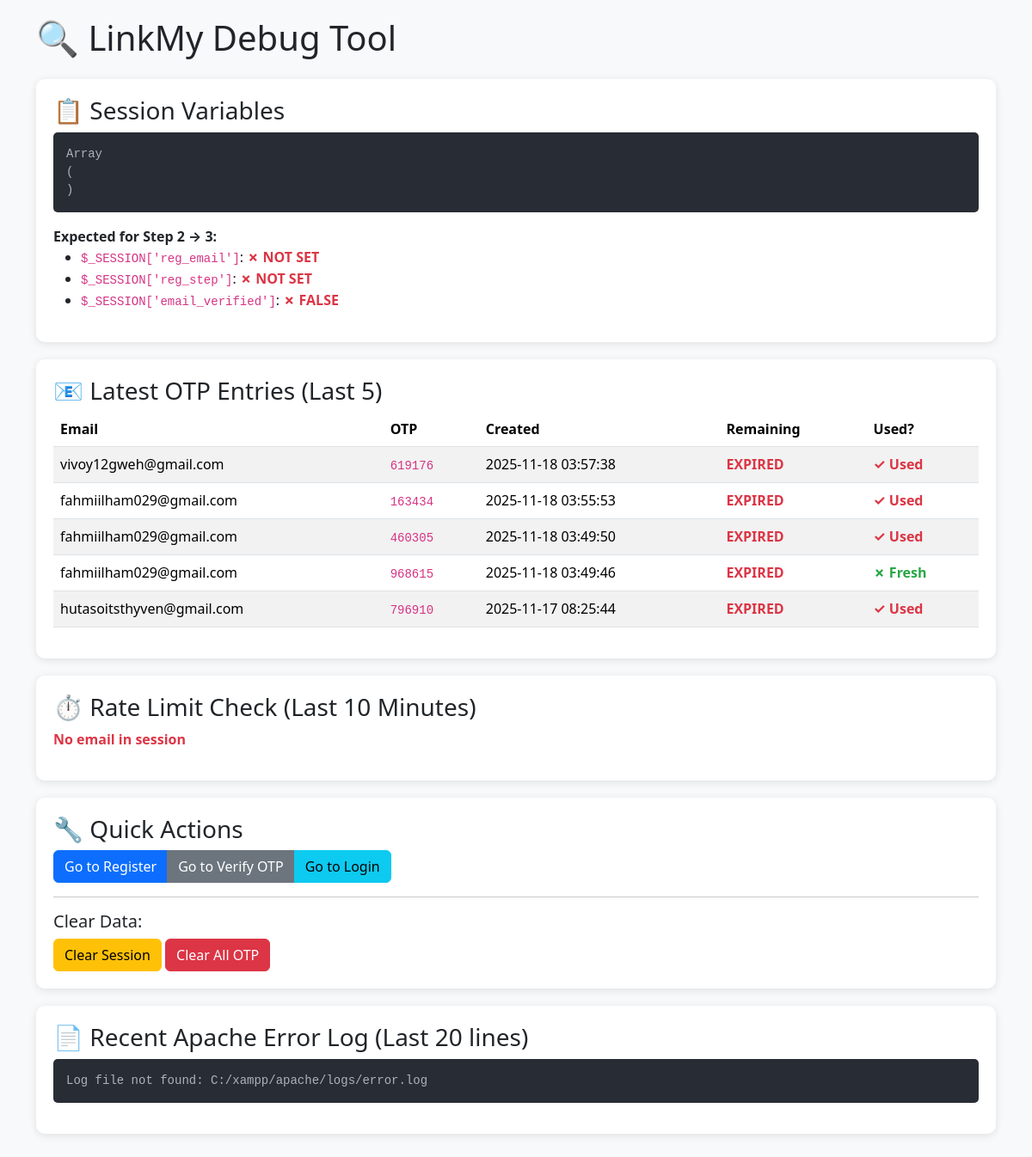
/cekidot.php, run on the app's committed database.
### tables this page shows
CREATE TABLE `email_verifications` (
  `id` int NOT NULL,
  `email` varchar(100) NOT NULL,
  `otp_code` varchar(6) NOT NULL,
  `created_at` timestamp NOT NULL DEFAULT CURRENT_TIMESTAMP,
  `expires_at` timestamp NULL DEFAULT NULL,
  `is_used` tinyint(1) DEFAULT '0',
  `ip_address` varchar(45) DEFAULT NULL,
  `verification_type` enum('email','slug_change') DEFAULT 'email' COMMENT 'Type of verification: email registration or slug change'
);

### cekidot.php (the view, shortened to what this page needs)
<?php
require_once 'config/db.php';
?>
<!DOCTYPE html>
<html lang="id">
<head>
    <link href="assets/bootstrap-5.3.8-dist/bootstrap-5.3.8-dist/css/bootstrap.min.css" rel="stylesheet">
</head>
<body>
    <div class="container">
        <h1 class="mb-4">🔍 LinkMy Debug Tool</h1>
        <div class="debug-card">
            <h3>📋 Session Variables</h3>
            <pre><?php print_r($_SESSION); ?></pre>
            <div class="mt-3">
                <strong>Expected for Step 2 → 3:</strong>
                <ul>
                    <li>
                        <code>$_SESSION['reg_email']</code>:
                        <?php echo isset($_SESSION['reg_email']) ? '<span class="status-ok">✓ SET</span>' : '<span class="status-error">✗ NOT SET</span>'; ?>
                    </li>
                    <li>
                        <code>$_SESSION['reg_step']</code>:
                        <?php echo isset($_SESSION['reg_step']) ? '<span class="status-ok">✓ ' . $_SESSION['reg_step'] . '</span>' : '<span class="status-error">✗ NOT SET</span>'; ?>
                    </li>
                    <li>
                        <code>$_SESSION['email_verified']</code>:
                        <?php echo isset($_SESSION['email_verified']) && $_SESSION['email_verified'] ? '<span class="status-ok">✓ TRUE</span>' : '<span class="status-error">✗ FALSE</span>'; ?>
                    </li>
                </ul>
            </div>
        </div>
        <div class="debug-card">
            <h3>📧 Latest OTP Entries (Last 5)</h3>
            <?php
            $stmt = $conn->prepare("
                SELECT
                    email,
                    otp_code,
                    created_at,
                    expires_at,
                    is_used,
                    TIMESTAMPDIFF(SECOND, NOW(), expires_at) as seconds_remaining
                FROM email_verifications
                ORDER BY created_at DESC
                LIMIT 5
            ");
            $stmt->execute();
            $result = $stmt->get_result();
            ?>
            <table class="table table-striped">
                <thead>
                    <tr>
                        <th>Email</th>
                        <th>OTP</th>
                        <th>Created</th>
                        <th>Remaining</th>
                        <th>Used?</th>
                    </tr>
                </thead>
                <tbody>
                    <?php while ($row = $result->fetch_assoc()): ?>
                        <tr>
                            <td><?php echo htmlspecialchars($row['email']); ?></td>
                            <td><code><?php echo $row['otp_code']; ?></code></td>
                            <td><?php echo $row['created_at']; ?></td>
                            <td>
                                <?php
                                if ($row['seconds_remaining'] > 0) {
                                    echo '<span class="status-ok">' . $row['seconds_remaining'] . 's</span>';
                                } else {
                                    echo '<span class="status-error">EXPIRED</span>';
                                }
                                ?>
                            </td>
                            <td>
                                <?php echo $row['is_used'] ? '<span class="status-error">✓ Used</span>' : '<span class="status-ok">✗ Fresh</span>'; ?>
                            </td>
                        </tr>
                    <?php endwhile; ?>
                </tbody>
            </table>
        </div>
        <div class="debug-card">
            <h3>⏱️ Rate Limit Check (Last 10 Minutes)</h3>
            <?php
            if (isset($_SESSION['reg_email'])) {
                $email = $_SESSION['reg_email'];
                $tenMinutesAgo = date('Y-m-d H:i:s', strtotime('-10 minutes'));
                $stmt = $conn->prepare("
                    SELECT COUNT(*) as count
                    FROM email_verifications
                    WHERE email = ? AND created_at > ?
                ");
                $stmt->bind_param("ss", $email, $tenMinutesAgo);
                $stmt->execute();
                $result = $stmt->get_result();
                $row = $result->fetch_assoc();
                $count = $row['count'];
                ?>
                <p>
                    Email: <strong><?php echo htmlspecialchars($email); ?></strong><br>
                    OTP Requests in last 10 min: <strong><?php echo $count; ?></strong> / 3<br>
                    Status:
                    <?php if ($count < 3): ?>
                        <span class="status-ok">✓ Can send OTP</span>
                    <?php else: ?>
                        <span class="status-error">✗ Rate limit exceeded</span>
                    <?php endif; ?>
                </p>
            <?php } else { ?>
                <p class="status-error">No email in session</p>
            <?php } ?>
        </div>
        <div class="debug-card">
            <h3>🔧 Quick Actions</h3>
            <div class="btn-group" role="group">
                <a href="register.php" class="btn btn-primary">Go to Register</a>
                <a href="verify-otp.php" class="btn btn-secondary">Go to Verify OTP</a>
                <a href="index.php" class="btn btn-info">Go to Login</a>
            </div>
            <hr>
            <h5>Clear Data:</h5>
            <form method="POST" style="display: inline;">
                <button type="submit" name="clear_session" class="btn btn-warning">Clear Session</button>
            </form>
            <form method="POST" style="display: inline;">
                <button type="submit" name="clear_otp" class="btn btn-danger">Clear All OTP</button>
            </form>
        </div>
        <div class="debug-card">
            <h3>📄 Recent Apache Error Log (Last 20 lines)</h3>
            <pre><?php
            $logFile = 'C:/xampp/apache/logs/error.log';
            if (file_exists($logFile)) {
                $lines = file($logFile);
                $lastLines = array_slice($lines, -20);
                foreach ($lastLines as $line) {
                    if (stripos($line, 'otp') !== false || stripos($line, 'verify') !== false) {
                        echo '<span style="background: yellow; color: black;">' . htmlspecialchars($line) . '</span>';
                    } else {
                        echo htmlspecialchars($line);
                    }
                }
            } else {
                echo "Log file not found: $logFile";
            }
            ?></pre>
        </div>
    </div>
</body>
</html>

### cekidot.php (style rules this page uses)
body { background: #f8f9fa; padding: 20px; }
.debug-card { background: white; border-radius: 10px; padding: 20px; margin-bottom: 20px; box-shadow: 0 2px 10px rgba(0,0,0,0.1); }
pre { background: #282c34; color: #abb2bf; padding: 15px; border-radius: 5px; overflow-x: auto; }
.status-ok { color: #28a745; font-weight: bold; }
.status-error { color: #dc3545; font-weight: bold; }

### data on the page
email_verifications: email "vivoy12gweh@gmail.com", otp_code "619176", created_at "2025-11-18 03:57:38", is_used "✓ Used"
email_verifications: email "fahmiilham029@gmail.com", otp_code "163434", created_at "2025-11-18 03:55:53", is_used "✓ Used"
email_verifications: email "fahmiilham029@gmail.com", otp_code "460305", created_at "2025-11-18 03:49:50", is_used "✓ Used"
email_verifications: email "fahmiilham029@gmail.com", otp_code "968615", created_at "2025-11-18 03:49:46", is_used "✗ Fresh"
email_verifications: email "hutasoitsthyven@gmail.com", otp_code "796910", created_at "2025-11-17 08:25:44", is_used "✓ Used"

### other printed values
$logFile "C:/xampp/apache/logs/error.log"
